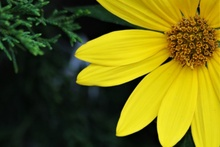
%> input picture img/flor.jpeg, 220 x 147 px, shrunk from 615 x 410 before the run
$ octave FiltroSobel.m   (GNU Octave 9; MATLAB toolbox functions it lacks are replaced by stand-ins)
%> lines starting %> are read from the running program, lines starting %| are printed output that depends on the picture
%{
--------------------Filtro Sobel-----------------------------
%}
% Lee la imagen
ima = imread('./img/flor.jpeg');
%> ima is the input picture: size 147x220x3 uint8; mean R, G, B 107.5, 104.1, 19.6
% Cambia la imagen a gris
gris = colorgris(ima);
Hh = filtroSobel(gris,1);
Hv = filtroSobel(gris,2);
imaMod = Hh +Hv;

subplot(2,2,1);%Abre una nueva ventana de figura
imshow(gris), title('Imágen  en Grises'); %Imágen en grises
subplot(2,2,2);
imshow(Hh), title('Imágen con el operador Hh');%Imágen con operador Hh
subplot(2,2,3)
imshow(Hv), title('Imágen con el operador Hv'); %Imágen con operador Hv
subplot(2,2,4)
imshow(imaMod), title('Imagen con filtro Sobel');%Imágen filtrada


function filtrado = filtroSobel(ima,operador)
%{
Esta función toma una imagen en niveles de gris y un numero para selecionar el operador
 1 para Hh y 2 para Hv
%}
% switch es para seleccionar el operador
switch operador
    case 1
        %Operador Hh
sobel = [1,0,-1;
         2,0,-2
         1,0,-1];
    case 2
         %Operador Hv

sobel = [-1,-2,-1;
          0,0,0,
          1,2,1];

    otherwise
        %Marca error en caso de que no sea un numero del 1 al 2
        disp('Solo numeros 1 al 2')
end
%Toma el tamaño de la imagen
[fil,col,capa] = size(ima);
%En casa de que la imagen no este en niveles de grises la convierte
if capa == 3
    ima = colorgris(ima)
end
%Crea una matriz limpia con la dimenciones de la imagen
filtrado = zeros(fil,col);
%Los for recorren la imagen sin considerar los bordes
for i=2:fil-1
    for j=2:col-1
        %Crea la matriz que se va usar para la convolución
        matriz = double(ima(i-1:i+1,j-1:j+1));
        %Realiza la convolución
        for k=1:3
            for m=1:3
             filtrado(i,j) = double(filtrado(i,j)+matriz(k,m)*sobel(k,m));
            end
        end
    end
end

     filtrado = uint8(filtrado);
end


function imagenengris = colorgris(imagencolor)
%{
Esta función toma como argumento una imagen en formato RGB
la transforma a grises de acuerdo al estadar NTSC y la devuelve
como salida
%}
ima = imagencolor; %Asigna la imagen a una variable interna en la función
TAM = size(ima); % Se obtiene el tambaño del la imagen
%> TAM = [147 220 3]
for i = 1:TAM(1) % Crea un ciclo for para iterar sobre la altura
    for j = 1:TAM(2) %Crea un ciclo for para iterar sobre el ancho
        %Crea un vector con los 3 niveles RGB para un pixel
        vector= [ima(i,j,1),ima(i,j,2),ima(i,j,3)];
        %Multiplica el vector RBG por los factores de conversión estandar
        % del NTSC y se lo asigna a una nueva imagen en la misma posición
        % de la imagen original
        imagenengris(i,j) = double(vector)*[0.299;0.587;0.114];

    end
end
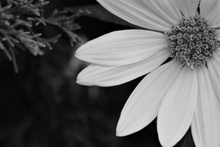
%> imagenengris: size 147x220 double; min 0.587, max 227.2, mean 95.5
% Convierte la matriz obtenida por los for en formato sin signo de 8 bits
imagenengris = uint8(imagenengris);
%> imagenengris: size 147x220 uint8
%> after the loop in filtroSobel, `for i=2:fil-1`:
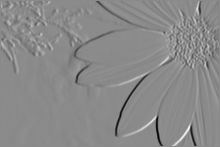
%> filtrado: size 147x220 double; min -877, max 732, mean -5.1; drawn with min black and max white
%> in filtroSobel, `filtrado = uint8(filtrado);`:
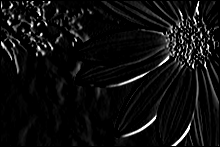
%> filtrado: size 147x220 uint8; min 0, max 255, mean 14.9
%> call 2 of filtroSobel, with operador = 2
%> after the loop in filtroSobel (call 2), `for i=2:fil-1`:
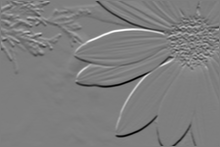
%> filtrado: size 147x220 double; min -821, max 837, mean -2.8; drawn with min black and max white
%> in filtroSobel (call 2), `filtrado = uint8(filtrado);`:
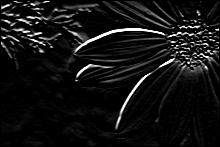
%> filtrado: size 147x220 uint8; min 0, max 255, mean 18.1
%> `imaMod = Hh +Hv;`:
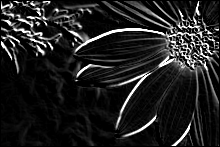
%> imaMod: size 147x220 uint8; min 0, max 255, mean 32.2

end

$ run again, with img/GATO.jpg copied over img/flor.jpeg
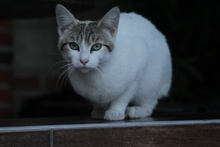
%> input picture img/GATO.jpg, 220 x 147 px, shrunk from 1280 x 853 before the run
%> ima is the input picture: size 147x220x3 uint8; mean R, G, B 46.4, 50.9, 54.6
%> after the loop in filtroSobel (call 2), `for i=2:fil-1`:
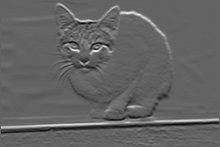
%> filtrado: size 147x220 double; min -348, max 544, mean 1.5; drawn with min black and max white
%> `imaMod = Hh +Hv;`:
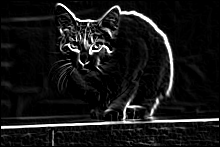
%> imaMod: size 147x220 uint8; min 0, max 255, mean 22.2
